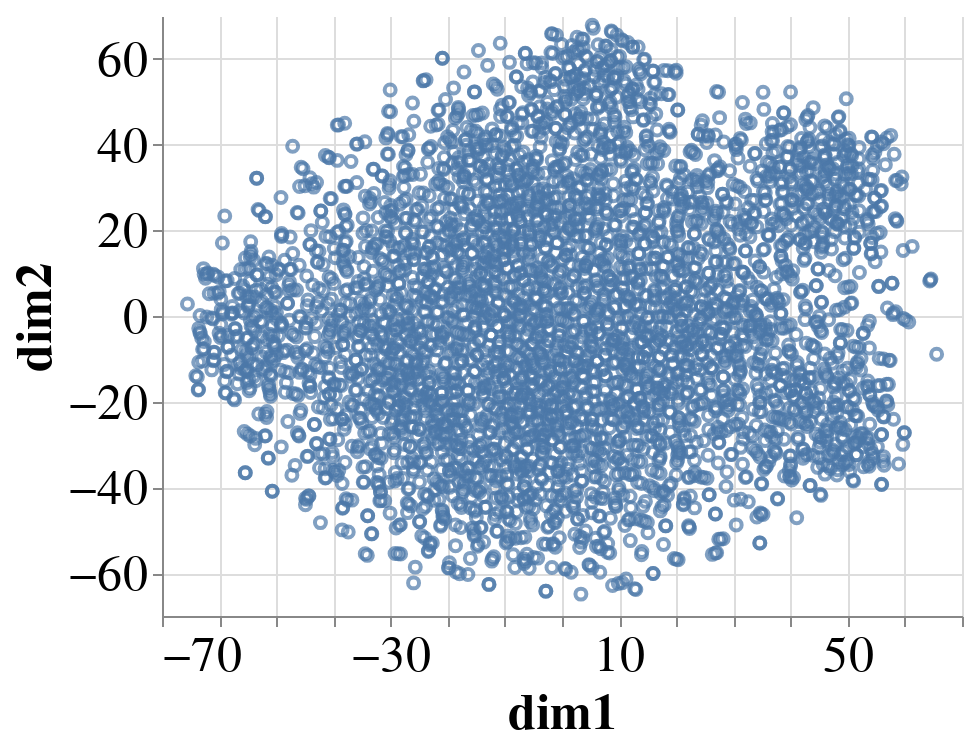

The cell this chart's notebook holds for it:
### Code cell
import altair as alt

c1 = alt.Chart(X_embedded).mark_point().encode(
    x='dim1',
    y='dim2'
)
big_chart(c1, fontsize=25)

### Figure 1 — Vega-Lite specification as saved in the notebook (floating-point values rounded to 4 significant figures; data arrays with more than 128 entries replaced by an {"elided": "..."} marker saying what was removed)
{"config": {"view": {"continuousWidth": 400, "continuousHeight": 300, "strokeWidth": 0}, "axis": {"grid": true, "labelFontSize": 25, "titleFontSize": 25}, "legend": {"labelFontSize": 25, "titleFontSize": 25}, "title": {"fontSize": 25}}, "data": {"name": "data-04c598334ad220aac40af7cb7a054745"}, "mark": "point", "encoding": {"x": {"field": "dim1", "type": "quantitative"}, "y": {"field": "dim2", "type": "quantitative"}}, "$schema": "https://vega.github.io/schema/vega-lite/v4.17.0.json", "datasets": {"data-04c598334ad220aac40af7cb7a054745": {"elided": "4000 records"}}}
